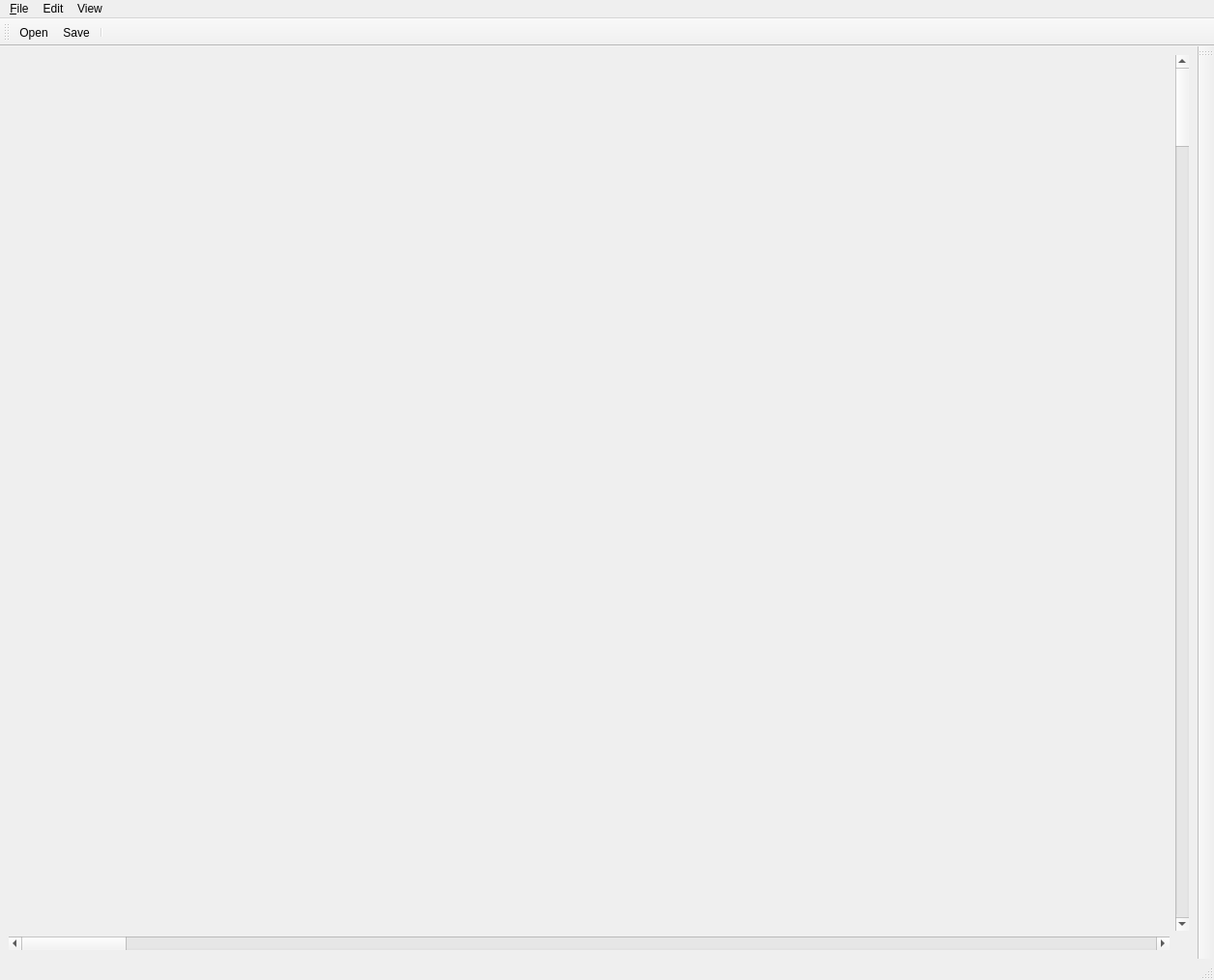
<ui version="4.0" >
 <class>MainWindow</class>
 <widget class="QMainWindow" name="MainWindow" >
  <property name="geometry" >
   <rect>
    <x>0</x>
    <y>0</y>
    <width>1256</width>
    <height>1014</height>
   </rect>
  </property>
  <property name="windowTitle" >
   <string>MainWindow</string>
  </property>
  <widget class="QWidget" name="centralwidget" >
   <layout class="QGridLayout" >
    <property name="leftMargin" >
     <number>9</number>
    </property>
    <property name="topMargin" >
     <number>9</number>
    </property>
    <property name="rightMargin" >
     <number>9</number>
    </property>
    <property name="bottomMargin" >
     <number>9</number>
    </property>
    <property name="horizontalSpacing" >
     <number>6</number>
    </property>
    <property name="verticalSpacing" >
     <number>6</number>
    </property>
    <item row="0" column="0" >
     <layout class="QGridLayout" >
      <property name="leftMargin" >
       <number>0</number>
      </property>
      <property name="topMargin" >
       <number>0</number>
      </property>
      <property name="rightMargin" >
       <number>0</number>
      </property>
      <property name="bottomMargin" >
       <number>0</number>
      </property>
      <property name="horizontalSpacing" >
       <number>6</number>
      </property>
      <property name="verticalSpacing" >
       <number>6</number>
      </property>
      <item row="0" column="0" >
       <widget class="EditorGLWidget" native="1" name="editorGLWidget" />
      </item>
      <item row="0" column="1" >
       <widget class="QScrollBar" name="verticalScrollBar" >
        <property name="orientation" >
         <enum>Qt::Vertical</enum>
        </property>
       </widget>
      </item>
      <item row="1" column="0" >
       <widget class="QScrollBar" name="horizontalScrollBar" >
        <property name="orientation" >
         <enum>Qt::Horizontal</enum>
        </property>
       </widget>
      </item>
     </layout>
    </item>
   </layout>
  </widget>
  <widget class="QMenuBar" name="menubar" >
   <property name="geometry" >
    <rect>
     <x>0</x>
     <y>0</y>
     <width>1256</width>
     <height>25</height>
    </rect>
   </property>
   <widget class="QMenu" name="menuEdit" >
    <property name="title" >
     <string>Edit</string>
    </property>
    <addaction name="actionUndo" />
    <addaction name="actionRedo" />
   </widget>
   <widget class="QMenu" name="menuView" >
    <property name="title" >
     <string>View</string>
    </property>
    <addaction name="actionZoom_In" />
    <addaction name="actionZoom_Out" />
   </widget>
   <widget class="QMenu" name="menu_File" >
    <property name="title" >
     <string>&amp;File</string>
    </property>
    <addaction name="action_Open" />
    <addaction name="action_Save" />
    <addaction name="actionDerive_map" />
    <addaction name="action_Quit" />
   </widget>
   <addaction name="menu_File" />
   <addaction name="menuEdit" />
   <addaction name="menuView" />
  </widget>
  <widget class="QStatusBar" name="statusbar" />
  <widget class="QToolBar" name="tilesToolBar" >
   <property name="orientation" >
    <enum>Qt::Vertical</enum>
   </property>
   <attribute name="toolBarArea" >
    <enum>RightToolBarArea</enum>
   </attribute>
   <attribute name="toolBarBreak" >
    <bool>false</bool>
   </attribute>
  </widget>
  <widget class="QToolBar" name="toolBar" >
   <property name="windowTitle" >
    <string>toolBar</string>
   </property>
   <property name="orientation" >
    <enum>Qt::Horizontal</enum>
   </property>
   <attribute name="toolBarArea" >
    <enum>TopToolBarArea</enum>
   </attribute>
   <attribute name="toolBarBreak" >
    <bool>false</bool>
   </attribute>
   <addaction name="action_Open" />
   <addaction name="action_Save" />
   <addaction name="separator" />
  </widget>
  <action name="action_Quit" >
   <property name="text" >
    <string>&amp;Quit</string>
   </property>
  </action>
  <action name="action_Open" >
   <property name="text" >
    <string>&amp;Open</string>
   </property>
  </action>
  <action name="action_Save" >
   <property name="text" >
    <string>&amp;Save</string>
   </property>
  </action>
  <action name="actionZoom_In" >
   <property name="text" >
    <string>Zoom In</string>
   </property>
   <property name="shortcut" >
    <string/>
   </property>
  </action>
  <action name="actionZoom_Out" >
   <property name="text" >
    <string>Zoom Out</string>
   </property>
   <property name="shortcut" >
    <string/>
   </property>
  </action>
  <action name="actionRotate_Left" >
   <property name="text" >
    <string>Rotate Left</string>
   </property>
   <property name="shortcut" >
    <string/>
   </property>
  </action>
  <action name="actionRotate_Right" >
   <property name="text" >
    <string>Rotate Right</string>
   </property>
   <property name="shortcut" >
    <string/>
   </property>
  </action>
  <action name="actionUndo" >
   <property name="text" >
    <string>Undo</string>
   </property>
  </action>
  <action name="actionRedo" >
   <property name="text" >
    <string>Redo</string>
   </property>
  </action>
  <action name="actionTilt_Up" >
   <property name="text" >
    <string>Tilt Up</string>
   </property>
   <property name="shortcut" >
    <string/>
   </property>
  </action>
  <action name="actionTilt_Down" >
   <property name="text" >
    <string>Tilt Down</string>
   </property>
   <property name="shortcut" >
    <string/>
   </property>
  </action>
  <action name="actionDerive_map" >
   <property name="text" >
    <string>Derive map...</string>
   </property>
  </action>
 </widget>
 <customwidgets>
  <customwidget>
   <class>EditorGLWidget</class>
   <extends>QWidget</extends>
   <header>editorglwidget.hpp</header>
   <container>1</container>
  </customwidget>
 </customwidgets>
 <resources/>
 <connections/>
</ui>
